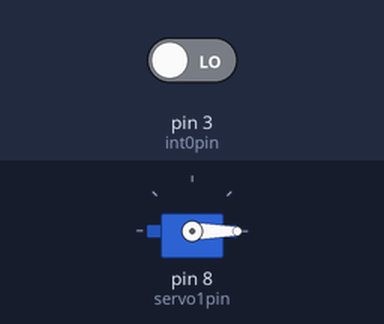
A sketch run on a simulated Arduino Leonardo, built with avr-gcc and run on an emulated ATmega32U4. Shown: servo. The inputs (shaded band) are chosen by the test bench; at power-on: pin 3 (int0pin) LOW.

Above: at 0.3 s.
Timing chart, 0 to 1.8 s (numbered marks = the images above):
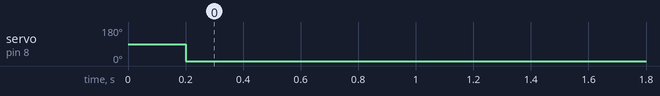

Measured:
- by itself, servo on pin 8 (servo1pin): 90° → 0° at 0.20 s

The sketch:

romeo_rc_interrupt_single_servo_test.ino
```cpp
/*
Romeo RC Interrupt Single Servo Test
Read RC signal pulse width by using interrupt then control servo


DFRobot Romeo v2 has pin config like Leonardo - plan to take advantage of fact that Leonardo
  has 4 hardware interrupts for my 4 controller signals
For this test will use  pin 0 (interrupt 3 - see http://www.arduino.cc/en/Reference/AttachInterrupt )

Helpful resources:
http://gammon.com.au/interrupts
http://rcarduino.blogspot.com/2012/04/how-to-read-multiple-rc-channels-draft.html
http://rcarduino.blogspot.com/2012/01/how-to-read-rc-receiver-with.html
https://beyondszine.wordpress.com/2013/10/31/part-ii-all-pin-interrupt-method-for-rc-in-arduino/


*/

#include <Servo.h>

Servo myServo;

const int int0pin = 3; // interrupt 0 is on pin 3
const int servo1pin = 8;

volatile unsigned long pw0 = 0;   // volatilse since will be in interrupt function
volatile unsigned long start0 = 0;
unsigned long pulse = 0;
unsigned long timestamp = 0;

void setup() {
  attachInterrupt(0, readint0, CHANGE);  // pin 3 on Romeo
  myServo.attach(servo1pin, 1000, 2000); // set min and max parameters
  // Serial.begin(9600);
  timestamp = micros();
} // end setup()

void loop() {
  noInterrupts(); // pause interrupts so pw0 is read faithfully and not changed part way during assignment
  pulse = pw0;
  interrupts();   // there is a safer way to do this by saving and resorting settings register, but since I'm not using libraries should be OK
  // want to print ~ 5x/second, so see if now - timestamp is > 200K microseconds
  // if so reset timestamp and print whatever value pulse is, recognizing that pw0 may have changed in meanwhile
  if ((micros() - timestamp) > 200000){
    timestamp = micros(); // reset for next comparison
    // Serial.println(pulse);
    myServo.writeMicroseconds(pulse);
  }
} // end loop()

void readint0() {
  // interrupt occurs on CHANGE - need to determine if now high (start of pulse) or low (end of pulse
  if(digitalRead(int0pin) == HIGH){
    start0 = micros();  // get time stamp for initiation of pulse
  }
  else{
    // pin must now be low - end of pulse; calculate pulse width
    pw0 = micros() - start0;
  }
} // end readint0()
```
